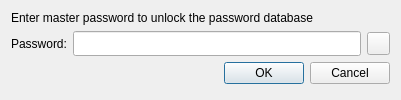
<?xml version="1.0" encoding="UTF-8"?>
<ui version="4.0">
 <class>PasswordDialogClass</class>
 <widget class="QDialog" name="PasswordDialogClass">
  <property name="geometry">
   <rect>
    <x>0</x>
    <y>0</y>
    <width>401</width>
    <height>100</height>
   </rect>
  </property>
  <property name="sizePolicy">
   <sizepolicy hsizetype="Fixed" vsizetype="Preferred">
    <horstretch>0</horstretch>
    <verstretch>0</verstretch>
   </sizepolicy>
  </property>
  <property name="minimumSize">
   <size>
    <width>345</width>
    <height>90</height>
   </size>
  </property>
  <property name="maximumSize">
   <size>
    <width>16777215</width>
    <height>100</height>
   </size>
  </property>
  <property name="windowTitle">
   <string>Enter master password</string>
  </property>
  <layout class="QFormLayout" name="formLayout">
   <item row="0" column="0" colspan="2">
    <layout class="QVBoxLayout" name="verticalLayout">
     <item>
      <widget class="QLabel" name="lblMessage">
       <property name="text">
        <string>Enter master password to unlock the password database</string>
       </property>
      </widget>
     </item>
     <item>
      <layout class="QHBoxLayout">
       <property name="spacing">
        <number>6</number>
       </property>
       <item>
        <widget class="QLabel" name="lblPassword">
         <property name="sizePolicy">
          <sizepolicy hsizetype="Maximum" vsizetype="Preferred">
           <horstretch>0</horstretch>
           <verstretch>0</verstretch>
          </sizepolicy>
         </property>
         <property name="text">
          <string>Password:</string>
         </property>
        </widget>
       </item>
       <item>
        <widget class="QLineEdit" name="EditPassword">
         <property name="font">
          <font>
           <family>Serif</family>
          </font>
         </property>
         <property name="echoMode">
          <enum>QLineEdit::Password</enum>
         </property>
        </widget>
       </item>
       <item>
        <widget class="QPushButton" name="Button_HidePassword">
         <property name="sizePolicy">
          <sizepolicy hsizetype="Preferred" vsizetype="Fixed">
           <horstretch>0</horstretch>
           <verstretch>0</verstretch>
          </sizepolicy>
         </property>
         <property name="minimumSize">
          <size>
           <width>23</width>
           <height>23</height>
          </size>
         </property>
         <property name="maximumSize">
          <size>
           <width>23</width>
           <height>23</height>
          </size>
         </property>
         <property name="text">
          <string/>
         </property>
         <property name="icon">
          <iconset resource="res/resource.qrc">
           <normaloff>:/icons/ep_010_btn_view.png</normaloff>:/icons/ep_010_btn_view.png</iconset>
         </property>
         <property name="checkable">
          <bool>true</bool>
         </property>
         <property name="checked">
          <bool>false</bool>
         </property>
        </widget>
       </item>
      </layout>
     </item>
    </layout>
   </item>
   <item row="1" column="1">
    <widget class="QDialogButtonBox" name="buttonBox">
     <property name="orientation">
      <enum>Qt::Horizontal</enum>
     </property>
     <property name="standardButtons">
      <set>QDialogButtonBox::Cancel|QDialogButtonBox::Ok</set>
     </property>
    </widget>
   </item>
  </layout>
 </widget>
 <layoutdefault spacing="6" margin="11"/>
 <tabstops>
  <tabstop>EditPassword</tabstop>
  <tabstop>Button_HidePassword</tabstop>
  <tabstop>buttonBox</tabstop>
 </tabstops>
 <resources>
  <include location="res/resource.qrc"/>
 </resources>
 <connections/>
</ui>
